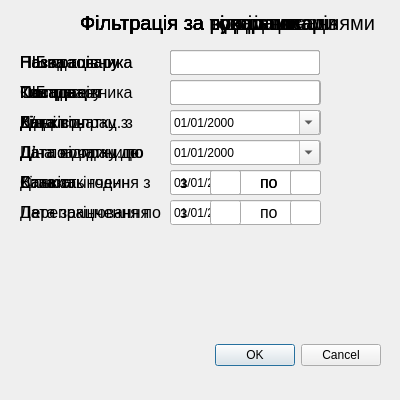
<?xml version="1.0" encoding="UTF-8"?>
<ui version="4.0">
 <class>FilterWindow</class>
 <widget class="QDialog" name="FilterWindow">
  <property name="geometry">
   <rect>
    <x>0</x>
    <y>0</y>
    <width>400</width>
    <height>400</height>
   </rect>
  </property>
  <property name="minimumSize">
   <size>
    <width>400</width>
    <height>400</height>
   </size>
  </property>
  <property name="maximumSize">
   <size>
    <width>400</width>
    <height>400</height>
   </size>
  </property>
  <property name="windowTitle">
   <string>Фільтр</string>
  </property>
  <widget class="QDialogButtonBox" name="buttonBox">
   <property name="geometry">
    <rect>
     <x>-240</x>
     <y>340</y>
     <width>621</width>
     <height>30</height>
    </rect>
   </property>
   <property name="orientation">
    <enum>Qt::Horizontal</enum>
   </property>
   <property name="standardButtons">
    <set>QDialogButtonBox::Cancel|QDialogButtonBox::Ok</set>
   </property>
  </widget>
  <widget class="QWidget" name="widget_commodity" native="true">
   <property name="geometry">
    <rect>
     <x>0</x>
     <y>0</y>
     <width>400</width>
     <height>250</height>
    </rect>
   </property>
   <widget class="QLabel" name="label_widget_commodity">
    <property name="geometry">
     <rect>
      <x>80</x>
      <y>10</y>
      <width>221</width>
      <height>25</height>
     </rect>
    </property>
    <property name="font">
     <font>
      <pointsize>15</pointsize>
     </font>
    </property>
    <property name="text">
     <string>Фільтрація за товарами</string>
    </property>
   </widget>
   <widget class="QLabel" name="label_6">
    <property name="geometry">
     <rect>
      <x>20</x>
      <y>110</y>
      <width>150</width>
      <height>25</height>
     </rect>
    </property>
    <property name="font">
     <font>
      <pointsize>12</pointsize>
     </font>
    </property>
    <property name="text">
     <string>Кількість</string>
    </property>
   </widget>
   <widget class="QLabel" name="label_3">
    <property name="geometry">
     <rect>
      <x>20</x>
      <y>80</y>
      <width>150</width>
      <height>25</height>
     </rect>
    </property>
    <property name="font">
     <font>
      <pointsize>12</pointsize>
     </font>
    </property>
    <property name="text">
     <string>Тип товару</string>
    </property>
   </widget>
   <widget class="QLabel" name="label_1">
    <property name="geometry">
     <rect>
      <x>20</x>
      <y>50</y>
      <width>150</width>
      <height>25</height>
     </rect>
    </property>
    <property name="font">
     <font>
      <pointsize>12</pointsize>
     </font>
    </property>
    <property name="text">
     <string>Назва товару</string>
    </property>
   </widget>
   <widget class="QLineEdit" name="lineEdit_widget_commodity_name">
    <property name="geometry">
     <rect>
      <x>170</x>
      <y>50</y>
      <width>150</width>
      <height>25</height>
     </rect>
    </property>
    <property name="font">
     <font>
      <pointsize>12</pointsize>
     </font>
    </property>
   </widget>
   <widget class="QLineEdit" name="lineEdit_widget_commodity_quantity_min">
    <property name="geometry">
     <rect>
      <x>200</x>
      <y>110</y>
      <width>31</width>
      <height>25</height>
     </rect>
    </property>
    <property name="font">
     <font>
      <pointsize>12</pointsize>
     </font>
    </property>
   </widget>
   <widget class="QLineEdit" name="lineEdit_widget_commodity_quantity_max">
    <property name="geometry">
     <rect>
      <x>290</x>
      <y>110</y>
      <width>31</width>
      <height>25</height>
     </rect>
    </property>
    <property name="font">
     <font>
      <pointsize>12</pointsize>
     </font>
    </property>
   </widget>
   <widget class="QLabel" name="label_8">
    <property name="geometry">
     <rect>
      <x>170</x>
      <y>110</y>
      <width>21</width>
      <height>25</height>
     </rect>
    </property>
    <property name="font">
     <font>
      <pointsize>12</pointsize>
     </font>
    </property>
    <property name="text">
     <string>від</string>
    </property>
   </widget>
   <widget class="QLabel" name="label_9">
    <property name="geometry">
     <rect>
      <x>260</x>
      <y>110</y>
      <width>21</width>
      <height>25</height>
     </rect>
    </property>
    <property name="font">
     <font>
      <pointsize>12</pointsize>
     </font>
    </property>
    <property name="text">
     <string>до</string>
    </property>
   </widget>
   <widget class="QLineEdit" name="lineEdit_widget_commodity_type_commodity">
    <property name="geometry">
     <rect>
      <x>170</x>
      <y>80</y>
      <width>150</width>
      <height>25</height>
     </rect>
    </property>
    <property name="font">
     <font>
      <pointsize>12</pointsize>
     </font>
    </property>
   </widget>
  </widget>
  <widget class="QWidget" name="widget_department" native="true">
   <property name="geometry">
    <rect>
     <x>0</x>
     <y>0</y>
     <width>400</width>
     <height>250</height>
    </rect>
   </property>
   <widget class="QLabel" name="label_37">
    <property name="geometry">
     <rect>
      <x>20</x>
      <y>80</y>
      <width>150</width>
      <height>25</height>
     </rect>
    </property>
    <property name="font">
     <font>
      <pointsize>12</pointsize>
     </font>
    </property>
    <property name="text">
     <string>Контрагент</string>
    </property>
   </widget>
   <widget class="QLineEdit" name="lineEdit_widget_department_contragent">
    <property name="geometry">
     <rect>
      <x>170</x>
      <y>80</y>
      <width>150</width>
      <height>25</height>
     </rect>
    </property>
    <property name="font">
     <font>
      <pointsize>12</pointsize>
     </font>
    </property>
   </widget>
   <widget class="QLabel" name="label_40">
    <property name="geometry">
     <rect>
      <x>20</x>
      <y>50</y>
      <width>150</width>
      <height>25</height>
     </rect>
    </property>
    <property name="font">
     <font>
      <pointsize>12</pointsize>
     </font>
    </property>
    <property name="text">
     <string>Назва</string>
    </property>
   </widget>
   <widget class="QLabel" name="label_widget_department">
    <property name="geometry">
     <rect>
      <x>80</x>
      <y>10</y>
      <width>301</width>
      <height>25</height>
     </rect>
    </property>
    <property name="font">
     <font>
      <pointsize>15</pointsize>
     </font>
    </property>
    <property name="text">
     <string>Фільтрація за відділами</string>
    </property>
   </widget>
   <widget class="QLineEdit" name="lineEdit_widget_department_name">
    <property name="geometry">
     <rect>
      <x>170</x>
      <y>50</y>
      <width>150</width>
      <height>25</height>
     </rect>
    </property>
    <property name="font">
     <font>
      <pointsize>12</pointsize>
     </font>
    </property>
   </widget>
  </widget>
  <widget class="QWidget" name="widget_employee" native="true">
   <property name="geometry">
    <rect>
     <x>0</x>
     <y>0</y>
     <width>400</width>
     <height>250</height>
    </rect>
   </property>
   <widget class="QLabel" name="label_27">
    <property name="geometry">
     <rect>
      <x>20</x>
      <y>50</y>
      <width>150</width>
      <height>25</height>
     </rect>
    </property>
    <property name="font">
     <font>
      <pointsize>12</pointsize>
     </font>
    </property>
    <property name="text">
     <string>ПІБ працівника</string>
    </property>
   </widget>
   <widget class="QLabel" name="label_25">
    <property name="geometry">
     <rect>
      <x>20</x>
      <y>110</y>
      <width>150</width>
      <height>25</height>
     </rect>
    </property>
    <property name="font">
     <font>
      <pointsize>12</pointsize>
     </font>
    </property>
    <property name="text">
     <string>Д/н з</string>
    </property>
   </widget>
   <widget class="QDateEdit" name="dateEdit_widget_employee_date_birth_begin">
    <property name="geometry">
     <rect>
      <x>170</x>
      <y>110</y>
      <width>150</width>
      <height>25</height>
     </rect>
    </property>
    <property name="displayFormat">
     <string>dd/MM/yyyy</string>
    </property>
    <property name="calendarPopup">
     <bool>true</bool>
    </property>
   </widget>
   <widget class="QLineEdit" name="lineEdit_widget_employee_name">
    <property name="geometry">
     <rect>
      <x>170</x>
      <y>50</y>
      <width>150</width>
      <height>25</height>
     </rect>
    </property>
    <property name="font">
     <font>
      <pointsize>12</pointsize>
     </font>
    </property>
   </widget>
   <widget class="QLabel" name="label_widget_employee">
    <property name="geometry">
     <rect>
      <x>80</x>
      <y>10</y>
      <width>271</width>
      <height>25</height>
     </rect>
    </property>
    <property name="font">
     <font>
      <pointsize>15</pointsize>
     </font>
    </property>
    <property name="text">
     <string>Фільтрація за працівниками</string>
    </property>
   </widget>
   <widget class="QLineEdit" name="lineEdit_widget_employee_position">
    <property name="geometry">
     <rect>
      <x>170</x>
      <y>80</y>
      <width>150</width>
      <height>25</height>
     </rect>
    </property>
    <property name="font">
     <font>
      <pointsize>12</pointsize>
     </font>
    </property>
   </widget>
   <widget class="QLabel" name="label_30">
    <property name="geometry">
     <rect>
      <x>20</x>
      <y>80</y>
      <width>150</width>
      <height>25</height>
     </rect>
    </property>
    <property name="font">
     <font>
      <pointsize>12</pointsize>
     </font>
    </property>
    <property name="text">
     <string>Посада</string>
    </property>
   </widget>
   <widget class="QLabel" name="label_32">
    <property name="geometry">
     <rect>
      <x>20</x>
      <y>170</y>
      <width>150</width>
      <height>25</height>
     </rect>
    </property>
    <property name="font">
     <font>
      <pointsize>12</pointsize>
     </font>
    </property>
    <property name="text">
     <string>Ставка</string>
    </property>
   </widget>
   <widget class="QDateEdit" name="dateEdit_widget_employee_date_birth_end">
    <property name="geometry">
     <rect>
      <x>170</x>
      <y>140</y>
      <width>150</width>
      <height>25</height>
     </rect>
    </property>
    <property name="displayFormat">
     <string>dd/MM/yyyy</string>
    </property>
    <property name="calendarPopup">
     <bool>true</bool>
    </property>
   </widget>
   <widget class="QLabel" name="label_48">
    <property name="geometry">
     <rect>
      <x>20</x>
      <y>140</y>
      <width>161</width>
      <height>25</height>
     </rect>
    </property>
    <property name="font">
     <font>
      <pointsize>12</pointsize>
     </font>
    </property>
    <property name="text">
     <string>Д/н по</string>
    </property>
   </widget>
   <widget class="QLabel" name="label_71">
    <property name="geometry">
     <rect>
      <x>260</x>
      <y>170</y>
      <width>21</width>
      <height>25</height>
     </rect>
    </property>
    <property name="font">
     <font>
      <pointsize>12</pointsize>
     </font>
    </property>
    <property name="text">
     <string>по</string>
    </property>
   </widget>
   <widget class="QLineEdit" name="lineEdit_widget_employee_rate_end">
    <property name="geometry">
     <rect>
      <x>290</x>
      <y>170</y>
      <width>31</width>
      <height>25</height>
     </rect>
    </property>
    <property name="font">
     <font>
      <pointsize>12</pointsize>
     </font>
    </property>
   </widget>
   <widget class="QLabel" name="label_72">
    <property name="geometry">
     <rect>
      <x>180</x>
      <y>170</y>
      <width>21</width>
      <height>25</height>
     </rect>
    </property>
    <property name="font">
     <font>
      <pointsize>12</pointsize>
     </font>
    </property>
    <property name="text">
     <string>з</string>
    </property>
   </widget>
   <widget class="QLineEdit" name="lineEdit_widget_employee_rate_begin">
    <property name="geometry">
     <rect>
      <x>210</x>
      <y>170</y>
      <width>31</width>
      <height>25</height>
     </rect>
    </property>
    <property name="font">
     <font>
      <pointsize>12</pointsize>
     </font>
    </property>
   </widget>
  </widget>
  <widget class="QWidget" name="widget_working_off" native="true">
   <property name="geometry">
    <rect>
     <x>0</x>
     <y>0</y>
     <width>491</width>
     <height>250</height>
    </rect>
   </property>
   <widget class="QLineEdit" name="lineEdit_widget_working_off_position">
    <property name="geometry">
     <rect>
      <x>170</x>
      <y>80</y>
      <width>150</width>
      <height>25</height>
     </rect>
    </property>
    <property name="font">
     <font>
      <pointsize>12</pointsize>
     </font>
    </property>
   </widget>
   <widget class="QLabel" name="label_28">
    <property name="geometry">
     <rect>
      <x>20</x>
      <y>110</y>
      <width>171</width>
      <height>25</height>
     </rect>
    </property>
    <property name="font">
     <font>
      <pointsize>12</pointsize>
     </font>
    </property>
    <property name="text">
     <string>Дата відпрац. з</string>
    </property>
   </widget>
   <widget class="QLineEdit" name="lineEdit_widget_working_off_hours_begin">
    <property name="geometry">
     <rect>
      <x>210</x>
      <y>170</y>
      <width>31</width>
      <height>25</height>
     </rect>
    </property>
    <property name="font">
     <font>
      <pointsize>12</pointsize>
     </font>
    </property>
   </widget>
   <widget class="QLabel" name="label_widget_working_off">
    <property name="geometry">
     <rect>
      <x>80</x>
      <y>10</y>
      <width>301</width>
      <height>25</height>
     </rect>
    </property>
    <property name="font">
     <font>
      <pointsize>15</pointsize>
     </font>
    </property>
    <property name="text">
     <string>Фільтрація за відпрацюваннями</string>
    </property>
   </widget>
   <widget class="QDateEdit" name="dateEdit_widget_working_off_date_working_off_begin">
    <property name="geometry">
     <rect>
      <x>170</x>
      <y>110</y>
      <width>150</width>
      <height>25</height>
     </rect>
    </property>
    <property name="displayFormat">
     <string>dd/MM/yyyy</string>
    </property>
    <property name="calendarPopup">
     <bool>true</bool>
    </property>
   </widget>
   <widget class="QLabel" name="label_33">
    <property name="geometry">
     <rect>
      <x>20</x>
      <y>50</y>
      <width>150</width>
      <height>25</height>
     </rect>
    </property>
    <property name="font">
     <font>
      <pointsize>12</pointsize>
     </font>
    </property>
    <property name="text">
     <string>ПІБ працівника</string>
    </property>
   </widget>
   <widget class="QLabel" name="label_34">
    <property name="geometry">
     <rect>
      <x>20</x>
      <y>80</y>
      <width>150</width>
      <height>25</height>
     </rect>
    </property>
    <property name="font">
     <font>
      <pointsize>12</pointsize>
     </font>
    </property>
    <property name="text">
     <string>Посада</string>
    </property>
   </widget>
   <widget class="QLabel" name="label_35">
    <property name="geometry">
     <rect>
      <x>20</x>
      <y>170</y>
      <width>150</width>
      <height>25</height>
     </rect>
    </property>
    <property name="font">
     <font>
      <pointsize>12</pointsize>
     </font>
    </property>
    <property name="text">
     <string>Кількість годин</string>
    </property>
   </widget>
   <widget class="QLabel" name="label_36">
    <property name="geometry">
     <rect>
      <x>20</x>
      <y>200</y>
      <width>150</width>
      <height>25</height>
     </rect>
    </property>
    <property name="font">
     <font>
      <pointsize>12</pointsize>
     </font>
    </property>
    <property name="text">
     <string>Перепрацювання</string>
    </property>
   </widget>
   <widget class="QLineEdit" name="lineEdit_widget_working_off_name">
    <property name="geometry">
     <rect>
      <x>170</x>
      <y>50</y>
      <width>150</width>
      <height>25</height>
     </rect>
    </property>
    <property name="font">
     <font>
      <pointsize>12</pointsize>
     </font>
    </property>
   </widget>
   <widget class="QLabel" name="label_31">
    <property name="geometry">
     <rect>
      <x>20</x>
      <y>140</y>
      <width>181</width>
      <height>25</height>
     </rect>
    </property>
    <property name="font">
     <font>
      <pointsize>12</pointsize>
     </font>
    </property>
    <property name="text">
     <string>Дата відпрац. по</string>
    </property>
   </widget>
   <widget class="QDateEdit" name="dateEdit_widget_working_off_date_working_off_end">
    <property name="geometry">
     <rect>
      <x>170</x>
      <y>140</y>
      <width>150</width>
      <height>25</height>
     </rect>
    </property>
    <property name="displayFormat">
     <string>dd/MM/yyyy</string>
    </property>
    <property name="calendarPopup">
     <bool>true</bool>
    </property>
   </widget>
   <widget class="QLineEdit" name="lineEdit_widget_working_off_hours_end">
    <property name="geometry">
     <rect>
      <x>290</x>
      <y>170</y>
      <width>31</width>
      <height>25</height>
     </rect>
    </property>
    <property name="font">
     <font>
      <pointsize>12</pointsize>
     </font>
    </property>
   </widget>
   <widget class="QLabel" name="label_38">
    <property name="geometry">
     <rect>
      <x>180</x>
      <y>170</y>
      <width>21</width>
      <height>25</height>
     </rect>
    </property>
    <property name="font">
     <font>
      <pointsize>12</pointsize>
     </font>
    </property>
    <property name="text">
     <string>з</string>
    </property>
   </widget>
   <widget class="QLabel" name="label_43">
    <property name="geometry">
     <rect>
      <x>260</x>
      <y>170</y>
      <width>21</width>
      <height>25</height>
     </rect>
    </property>
    <property name="font">
     <font>
      <pointsize>12</pointsize>
     </font>
    </property>
    <property name="text">
     <string>по</string>
    </property>
   </widget>
   <widget class="QLineEdit" name="lineEdit_widget_working_off_overtime_begin">
    <property name="geometry">
     <rect>
      <x>210</x>
      <y>200</y>
      <width>31</width>
      <height>25</height>
     </rect>
    </property>
    <property name="font">
     <font>
      <pointsize>12</pointsize>
     </font>
    </property>
   </widget>
   <widget class="QLabel" name="label_44">
    <property name="geometry">
     <rect>
      <x>260</x>
      <y>200</y>
      <width>21</width>
      <height>25</height>
     </rect>
    </property>
    <property name="font">
     <font>
      <pointsize>12</pointsize>
     </font>
    </property>
    <property name="text">
     <string>по</string>
    </property>
   </widget>
   <widget class="QLineEdit" name="lineEdit_widget_working_off_overtime_end">
    <property name="geometry">
     <rect>
      <x>290</x>
      <y>200</y>
      <width>31</width>
      <height>25</height>
     </rect>
    </property>
    <property name="font">
     <font>
      <pointsize>12</pointsize>
     </font>
    </property>
   </widget>
   <widget class="QLabel" name="label_45">
    <property name="geometry">
     <rect>
      <x>180</x>
      <y>200</y>
      <width>21</width>
      <height>25</height>
     </rect>
    </property>
    <property name="font">
     <font>
      <pointsize>12</pointsize>
     </font>
    </property>
    <property name="text">
     <string>з</string>
    </property>
   </widget>
  </widget>
  <widget class="QWidget" name="widget_movement_of_position" native="true">
   <property name="geometry">
    <rect>
     <x>0</x>
     <y>0</y>
     <width>400</width>
     <height>250</height>
    </rect>
   </property>
   <widget class="QLabel" name="label_widget_movement_of_position">
    <property name="geometry">
     <rect>
      <x>80</x>
      <y>10</y>
      <width>271</width>
      <height>25</height>
     </rect>
    </property>
    <property name="font">
     <font>
      <pointsize>15</pointsize>
     </font>
    </property>
    <property name="text">
     <string>Фільтрація за рухом посад</string>
    </property>
   </widget>
   <widget class="QLineEdit" name="lineEdit_widget_movement_of_position_position">
    <property name="geometry">
     <rect>
      <x>170</x>
      <y>50</y>
      <width>150</width>
      <height>25</height>
     </rect>
    </property>
    <property name="font">
     <font>
      <pointsize>12</pointsize>
     </font>
    </property>
   </widget>
   <widget class="QLabel" name="label_26">
    <property name="geometry">
     <rect>
      <x>20</x>
      <y>80</y>
      <width>150</width>
      <height>25</height>
     </rect>
    </property>
    <property name="font">
     <font>
      <pointsize>12</pointsize>
     </font>
    </property>
    <property name="text">
     <string>ПІБ працівника</string>
    </property>
   </widget>
   <widget class="QLineEdit" name="lineEdit_widget_movement_of_position_name">
    <property name="geometry">
     <rect>
      <x>170</x>
      <y>80</y>
      <width>150</width>
      <height>25</height>
     </rect>
    </property>
    <property name="font">
     <font>
      <pointsize>12</pointsize>
     </font>
    </property>
   </widget>
   <widget class="QLabel" name="label_29">
    <property name="geometry">
     <rect>
      <x>20</x>
      <y>50</y>
      <width>150</width>
      <height>25</height>
     </rect>
    </property>
    <property name="font">
     <font>
      <pointsize>12</pointsize>
     </font>
    </property>
    <property name="text">
     <string>Посада</string>
    </property>
   </widget>
   <widget class="QLabel" name="label_23">
    <property name="geometry">
     <rect>
      <x>20</x>
      <y>140</y>
      <width>150</width>
      <height>25</height>
     </rect>
    </property>
    <property name="font">
     <font>
      <pointsize>12</pointsize>
     </font>
    </property>
    <property name="text">
     <string>Дата початку до</string>
    </property>
   </widget>
   <widget class="QDateEdit" name="dateEdit_widget_movement_of_position_begin_begin">
    <property name="geometry">
     <rect>
      <x>170</x>
      <y>110</y>
      <width>150</width>
      <height>25</height>
     </rect>
    </property>
    <property name="displayFormat">
     <string>dd.dd/MM/yyyy.yyyy</string>
    </property>
    <property name="calendarPopup">
     <bool>true</bool>
    </property>
   </widget>
   <widget class="QDateEdit" name="dateEdit_widget_movement_of_position_begin_end">
    <property name="geometry">
     <rect>
      <x>170</x>
      <y>140</y>
      <width>150</width>
      <height>25</height>
     </rect>
    </property>
    <property name="displayFormat">
     <string>dd/MM/yyyy</string>
    </property>
    <property name="calendarPopup">
     <bool>true</bool>
    </property>
   </widget>
   <widget class="QLabel" name="label_24">
    <property name="geometry">
     <rect>
      <x>20</x>
      <y>110</y>
      <width>150</width>
      <height>25</height>
     </rect>
    </property>
    <property name="font">
     <font>
      <pointsize>12</pointsize>
     </font>
    </property>
    <property name="text">
     <string>Дата початку з</string>
    </property>
   </widget>
   <widget class="QLabel" name="label_73">
    <property name="geometry">
     <rect>
      <x>20</x>
      <y>200</y>
      <width>150</width>
      <height>25</height>
     </rect>
    </property>
    <property name="font">
     <font>
      <pointsize>12</pointsize>
     </font>
    </property>
    <property name="text">
     <string>Дата закінчення по</string>
    </property>
   </widget>
   <widget class="QDateEdit" name="dateEdit_widget_movement_of_position_end_end">
    <property name="geometry">
     <rect>
      <x>170</x>
      <y>200</y>
      <width>150</width>
      <height>25</height>
     </rect>
    </property>
    <property name="displayFormat">
     <string>dd/MM/yyyy</string>
    </property>
    <property name="calendarPopup">
     <bool>true</bool>
    </property>
   </widget>
   <widget class="QDateEdit" name="dateEdit_widget_movement_of_position_end_begin">
    <property name="geometry">
     <rect>
      <x>170</x>
      <y>170</y>
      <width>150</width>
      <height>25</height>
     </rect>
    </property>
    <property name="displayFormat">
     <string>dd/MM/yyyy</string>
    </property>
    <property name="calendarPopup">
     <bool>true</bool>
    </property>
   </widget>
   <widget class="QLabel" name="label_74">
    <property name="geometry">
     <rect>
      <x>20</x>
      <y>170</y>
      <width>150</width>
      <height>25</height>
     </rect>
    </property>
    <property name="font">
     <font>
      <pointsize>12</pointsize>
     </font>
    </property>
    <property name="text">
     <string>Дата закінчення з</string>
    </property>
   </widget>
  </widget>
  <widget class="QWidget" name="widget_position" native="true">
   <property name="geometry">
    <rect>
     <x>0</x>
     <y>0</y>
     <width>400</width>
     <height>250</height>
    </rect>
   </property>
   <widget class="QLineEdit" name="lineEdit_widget_position_department">
    <property name="geometry">
     <rect>
      <x>170</x>
      <y>110</y>
      <width>150</width>
      <height>25</height>
     </rect>
    </property>
    <property name="font">
     <font>
      <pointsize>12</pointsize>
     </font>
    </property>
   </widget>
   <widget class="QLabel" name="label_widget_position">
    <property name="geometry">
     <rect>
      <x>80</x>
      <y>10</y>
      <width>271</width>
      <height>25</height>
     </rect>
    </property>
    <property name="font">
     <font>
      <pointsize>15</pointsize>
     </font>
    </property>
    <property name="text">
     <string>Фільтрація за посадами</string>
    </property>
   </widget>
   <widget class="QLabel" name="label_39">
    <property name="geometry">
     <rect>
      <x>20</x>
      <y>50</y>
      <width>150</width>
      <height>25</height>
     </rect>
    </property>
    <property name="font">
     <font>
      <pointsize>12</pointsize>
     </font>
    </property>
    <property name="text">
     <string>Назва</string>
    </property>
   </widget>
   <widget class="QLabel" name="label_41">
    <property name="geometry">
     <rect>
      <x>20</x>
      <y>80</y>
      <width>150</width>
      <height>25</height>
     </rect>
    </property>
    <property name="font">
     <font>
      <pointsize>12</pointsize>
     </font>
    </property>
    <property name="text">
     <string>Оклад</string>
    </property>
   </widget>
   <widget class="QLabel" name="label_42">
    <property name="geometry">
     <rect>
      <x>20</x>
      <y>110</y>
      <width>150</width>
      <height>25</height>
     </rect>
    </property>
    <property name="font">
     <font>
      <pointsize>12</pointsize>
     </font>
    </property>
    <property name="text">
     <string>Відділ</string>
    </property>
   </widget>
   <widget class="QLineEdit" name="lineEdit_widget_position_name">
    <property name="geometry">
     <rect>
      <x>170</x>
      <y>50</y>
      <width>150</width>
      <height>25</height>
     </rect>
    </property>
    <property name="font">
     <font>
      <pointsize>12</pointsize>
     </font>
    </property>
   </widget>
   <widget class="QLineEdit" name="lineEdit_widget_position_rate_begin">
    <property name="geometry">
     <rect>
      <x>200</x>
      <y>80</y>
      <width>31</width>
      <height>25</height>
     </rect>
    </property>
    <property name="font">
     <font>
      <pointsize>12</pointsize>
     </font>
    </property>
   </widget>
   <widget class="QLabel" name="label_46">
    <property name="geometry">
     <rect>
      <x>260</x>
      <y>80</y>
      <width>21</width>
      <height>25</height>
     </rect>
    </property>
    <property name="font">
     <font>
      <pointsize>12</pointsize>
     </font>
    </property>
    <property name="text">
     <string>по</string>
    </property>
   </widget>
   <widget class="QLineEdit" name="lineEdit_widget_position_rate_end">
    <property name="geometry">
     <rect>
      <x>290</x>
      <y>80</y>
      <width>31</width>
      <height>25</height>
     </rect>
    </property>
    <property name="font">
     <font>
      <pointsize>12</pointsize>
     </font>
    </property>
   </widget>
   <widget class="QLabel" name="label_47">
    <property name="geometry">
     <rect>
      <x>170</x>
      <y>80</y>
      <width>21</width>
      <height>25</height>
     </rect>
    </property>
    <property name="font">
     <font>
      <pointsize>12</pointsize>
     </font>
    </property>
    <property name="text">
     <string>з</string>
    </property>
   </widget>
  </widget>
  <widget class="QLabel" name="ErrorLabel_widget_commodity">
   <property name="enabled">
    <bool>false</bool>
   </property>
   <property name="geometry">
    <rect>
     <x>0</x>
     <y>250</y>
     <width>401</width>
     <height>71</height>
    </rect>
   </property>
   <property name="font">
    <font>
     <italic>true</italic>
    </font>
   </property>
   <property name="locale">
    <locale language="Ukrainian" country="Ukraine"/>
   </property>
   <property name="text">
    <string>&lt;html&gt;&lt;head/&gt;&lt;body&gt;&lt;p&gt;&lt;br/&gt;&lt;/p&gt;&lt;/body&gt;&lt;/html&gt;</string>
   </property>
   <property name="scaledContents">
    <bool>false</bool>
   </property>
   <property name="wordWrap">
    <bool>false</bool>
   </property>
  </widget>
  <widget class="QWidget" name="widget_commodity_movement" native="true">
   <property name="geometry">
    <rect>
     <x>0</x>
     <y>0</y>
     <width>400</width>
     <height>250</height>
    </rect>
   </property>
   <widget class="QLabel" name="label_widget_commodity_movement">
    <property name="geometry">
     <rect>
      <x>80</x>
      <y>10</y>
      <width>271</width>
      <height>25</height>
     </rect>
    </property>
    <property name="font">
     <font>
      <pointsize>15</pointsize>
     </font>
    </property>
    <property name="text">
     <string>Фільтрація за рухом товарів</string>
    </property>
   </widget>
   <widget class="QLabel" name="label_15">
    <property name="geometry">
     <rect>
      <x>20</x>
      <y>110</y>
      <width>150</width>
      <height>25</height>
     </rect>
    </property>
    <property name="font">
     <font>
      <pointsize>12</pointsize>
     </font>
    </property>
    <property name="text">
     <string>Кількість</string>
    </property>
   </widget>
   <widget class="QLineEdit" name="lineEdit_widget_commodity_movement_name_commodity">
    <property name="geometry">
     <rect>
      <x>170</x>
      <y>50</y>
      <width>150</width>
      <height>25</height>
     </rect>
    </property>
    <property name="font">
     <font>
      <pointsize>12</pointsize>
     </font>
    </property>
   </widget>
   <widget class="QLineEdit" name="lineEdit_widget_commodity_movement_quantity_min">
    <property name="geometry">
     <rect>
      <x>200</x>
      <y>110</y>
      <width>31</width>
      <height>25</height>
     </rect>
    </property>
    <property name="font">
     <font>
      <pointsize>12</pointsize>
     </font>
    </property>
   </widget>
   <widget class="QLabel" name="label_18">
    <property name="geometry">
     <rect>
      <x>260</x>
      <y>110</y>
      <width>21</width>
      <height>25</height>
     </rect>
    </property>
    <property name="font">
     <font>
      <pointsize>12</pointsize>
     </font>
    </property>
    <property name="text">
     <string>до</string>
    </property>
   </widget>
   <widget class="QLabel" name="label_19">
    <property name="geometry">
     <rect>
      <x>170</x>
      <y>110</y>
      <width>21</width>
      <height>25</height>
     </rect>
    </property>
    <property name="font">
     <font>
      <pointsize>12</pointsize>
     </font>
    </property>
    <property name="text">
     <string>від</string>
    </property>
   </widget>
   <widget class="QLineEdit" name="lineEdit_widget_commodity_movement_quantity_max">
    <property name="geometry">
     <rect>
      <x>290</x>
      <y>110</y>
      <width>31</width>
      <height>25</height>
     </rect>
    </property>
    <property name="font">
     <font>
      <pointsize>12</pointsize>
     </font>
    </property>
   </widget>
   <widget class="QLabel" name="label_20">
    <property name="geometry">
     <rect>
      <x>20</x>
      <y>50</y>
      <width>150</width>
      <height>25</height>
     </rect>
    </property>
    <property name="font">
     <font>
      <pointsize>12</pointsize>
     </font>
    </property>
    <property name="text">
     <string>Назва товару</string>
    </property>
   </widget>
   <widget class="QLineEdit" name="lineEdit_widget_commodity_movement_name_conteragent">
    <property name="geometry">
     <rect>
      <x>170</x>
      <y>80</y>
      <width>150</width>
      <height>25</height>
     </rect>
    </property>
    <property name="font">
     <font>
      <pointsize>12</pointsize>
     </font>
    </property>
   </widget>
   <widget class="QLabel" name="label_21">
    <property name="geometry">
     <rect>
      <x>20</x>
      <y>80</y>
      <width>150</width>
      <height>25</height>
     </rect>
    </property>
    <property name="font">
     <font>
      <pointsize>12</pointsize>
     </font>
    </property>
    <property name="text">
     <string>Контрагент</string>
    </property>
   </widget>
   <widget class="QLabel" name="label_11">
    <property name="geometry">
     <rect>
      <x>20</x>
      <y>140</y>
      <width>150</width>
      <height>25</height>
     </rect>
    </property>
    <property name="font">
     <font>
      <pointsize>12</pointsize>
     </font>
    </property>
    <property name="text">
     <string>Ціна за одиницю</string>
    </property>
   </widget>
   <widget class="QComboBox" name="comboBox_widget_commodity_movement_currency">
    <property name="geometry">
     <rect>
      <x>170</x>
      <y>170</y>
      <width>150</width>
      <height>25</height>
     </rect>
    </property>
   </widget>
   <widget class="QLabel" name="label_22">
    <property name="geometry">
     <rect>
      <x>20</x>
      <y>170</y>
      <width>150</width>
      <height>25</height>
     </rect>
    </property>
    <property name="font">
     <font>
      <pointsize>12</pointsize>
     </font>
    </property>
    <property name="text">
     <string>Валюта</string>
    </property>
   </widget>
   <widget class="QLabel" name="label_60">
    <property name="geometry">
     <rect>
      <x>170</x>
      <y>140</y>
      <width>21</width>
      <height>25</height>
     </rect>
    </property>
    <property name="font">
     <font>
      <pointsize>12</pointsize>
     </font>
    </property>
    <property name="text">
     <string>від</string>
    </property>
   </widget>
   <widget class="QLineEdit" name="lineEdit_widget_commodity_movement_price_min">
    <property name="geometry">
     <rect>
      <x>200</x>
      <y>140</y>
      <width>31</width>
      <height>25</height>
     </rect>
    </property>
    <property name="font">
     <font>
      <pointsize>12</pointsize>
     </font>
    </property>
   </widget>
   <widget class="QLineEdit" name="lineEdit_widget_commodity_movement_price_max">
    <property name="geometry">
     <rect>
      <x>290</x>
      <y>140</y>
      <width>31</width>
      <height>25</height>
     </rect>
    </property>
    <property name="font">
     <font>
      <pointsize>12</pointsize>
     </font>
    </property>
   </widget>
   <widget class="QLabel" name="label_61">
    <property name="geometry">
     <rect>
      <x>260</x>
      <y>140</y>
      <width>21</width>
      <height>25</height>
     </rect>
    </property>
    <property name="font">
     <font>
      <pointsize>12</pointsize>
     </font>
    </property>
    <property name="text">
     <string>до</string>
    </property>
   </widget>
  </widget>
  <zorder>buttonBox</zorder>
  <zorder>ErrorLabel_widget_commodity</zorder>
  <zorder>widget_commodity_movement</zorder>
  <zorder>widget_department</zorder>
  <zorder>widget_movement_of_position</zorder>
  <zorder>widget_position</zorder>
  <zorder>widget_employee</zorder>
  <zorder>widget_commodity</zorder>
  <zorder>widget_working_off</zorder>
 </widget>
 <resources/>
 <connections>
  <connection>
   <sender>buttonBox</sender>
   <signal>accepted()</signal>
   <receiver>FilterWindow</receiver>
   <slot>accept()</slot>
   <hints>
    <hint type="sourcelabel">
     <x>248</x>
     <y>254</y>
    </hint>
    <hint type="destinationlabel">
     <x>157</x>
     <y>274</y>
    </hint>
   </hints>
  </connection>
  <connection>
   <sender>buttonBox</sender>
   <signal>rejected()</signal>
   <receiver>FilterWindow</receiver>
   <slot>reject()</slot>
   <hints>
    <hint type="sourcelabel">
     <x>316</x>
     <y>260</y>
    </hint>
    <hint type="destinationlabel">
     <x>286</x>
     <y>274</y>
    </hint>
   </hints>
  </connection>
 </connections>
</ui>
